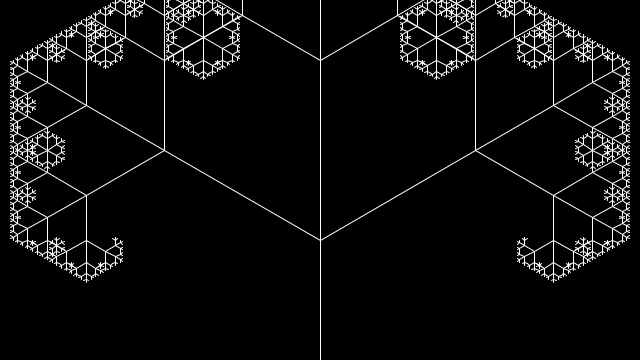
Frame 1 (no input)
Frame 60 (the mouse pressed at the canvas centre just before this capture): identical to frame 1, image omitted
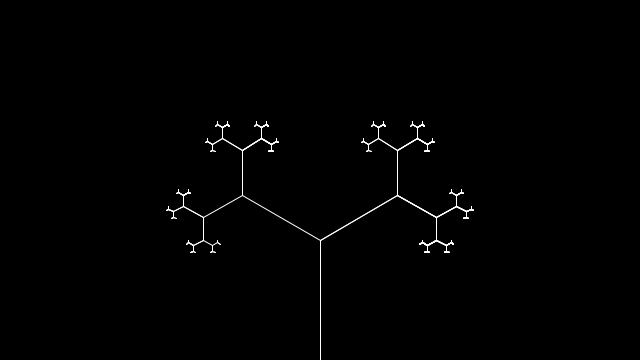
Frame 120 (the mouse held since frame 60 and released just before this capture)

The Processing sketch that drew these frames (run headless with seeded random() and noise(); from frame 60 on, the mouse is pressed at the canvas centre):

// Processing sketch: sketch_fractal2
// ── sketch_fractal2.pde

float theta;   

void setup() {
  size(640, 360);
}

void draw() {
  background(0);
  frameRate(30);
  stroke(255);

  float a = (mouseX / (float) width) * 90f*4/3;

  theta = radians(a);

  translate(width/2,height);

  line(0,0,0,-120);

  translate(0,-120);

  branch(height-mouseY);

}

void branch(float h) {

  h *= 0.5;

  if (h > 2) {
    pushMatrix();   
    rotate(theta);   
    line(0, 0, 0, -h);  
    translate(0, -h); 
    branch(h);       
    popMatrix();     
    
    
    pushMatrix();
    rotate(PI/3);
    line(0, 0, 0, -h);
    translate(0, -h);
    branch(h);
    popMatrix();
    
    pushMatrix();
    rotate(-PI/3);
    line(0, 0, 0, -h);
    translate(0, -h);
    branch(h);
    popMatrix();
    

  }
}
